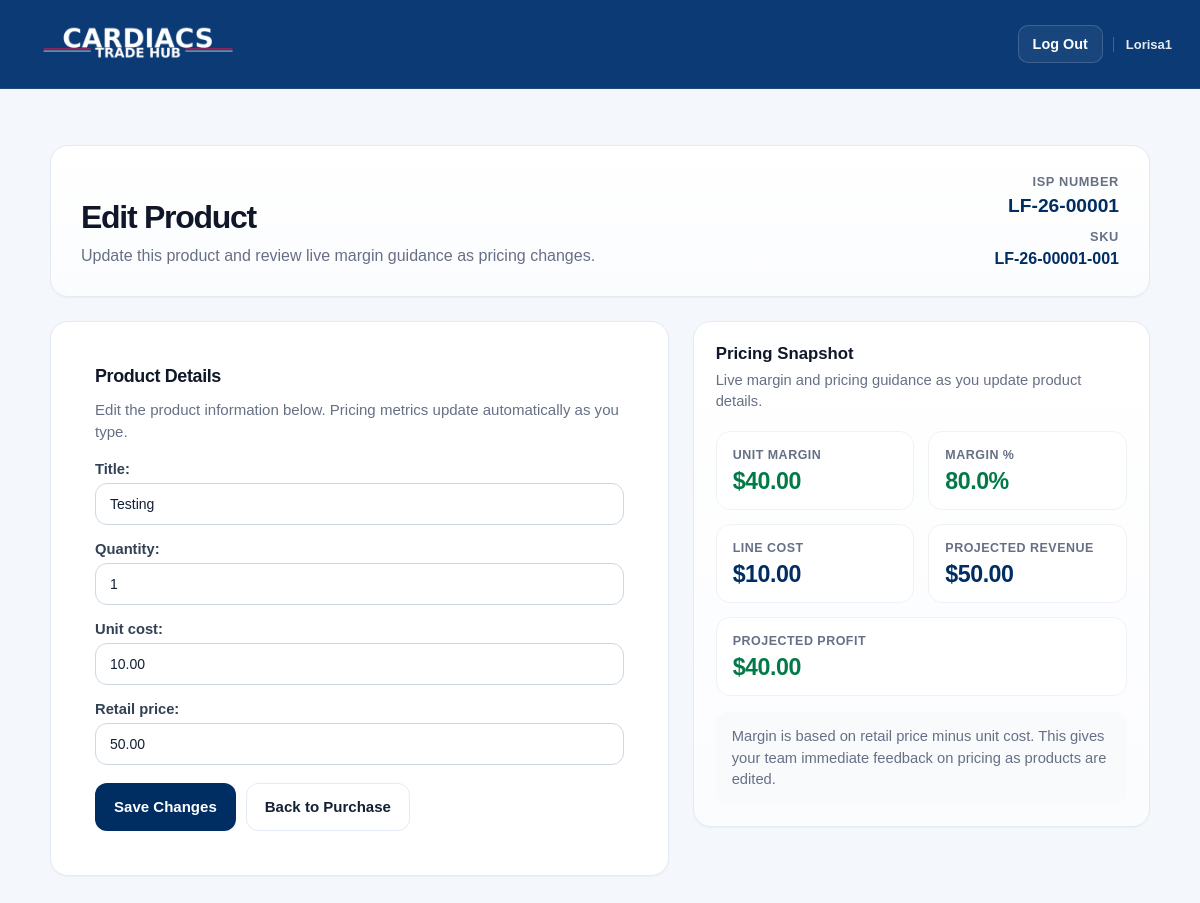
The page /purchase/1/edit-item/1/ (signed in) on the database its author committed.
### purchases/models.py (models this page shows, shortened)
class Purchase(models.Model):
    RECONCILIATION_STATUS_CHOICES = [
        ("under", "Under"),
        ("balanced", "Balanced"),
        ("over", "Over"),
    ]
    WORKFLOW_STATUS_CHOICES = [
        ("draft", "Draft"),
        ("finalized", "Finalized"),
    ]
    isp_number = models.CharField(max_length=20, unique=True)
    buyer_initials = models.CharField(max_length=10)
    seller_first_name = models.CharField(max_length=100)
    seller_last_name = models.CharField(max_length=100)
    seller_address = models.CharField(max_length=255)
    seller_city = models.CharField(max_length=100)
    seller_state = models.CharField(max_length=50)
    seller_zip = models.CharField(max_length=20)
    seller_phone = models.CharField(max_length=20)
    seller_email = models.EmailField()
    drivers_license_state = models.CharField(max_length=50)
    drivers_license_number = models.CharField(max_length=50)
    location = models.CharField(max_length=20)
    purchase_total_amount = models.DecimalField(max_digits=10, decimal_places=2)
    allocation_total_amount = models.DecimalField(max_digits=10, decimal_places=2, default=0.00)
    allocation_difference = models.DecimalField(max_digits=10, decimal_places=2, default=0.00)
    reconciliation_status = models.CharField(
        max_length=20,
        choices=RECONCILIATION_STATUS_CHOICES,
        default="under",
    )
    workflow_status = models.CharField(
        max_length=20,
        choices=WORKFLOW_STATUS_CHOICES,
        default="draft",
    )
    payment_method = models.CharField(max_length=20)
    check_number = models.CharField(max_length=50, blank=True)
    gift_card_last4 = models.CharField(max_length=4, blank=True)
    payment_other_reason = models.CharField(max_length=255, blank=True)
    is_split_payment = models.BooleanField(default=False)
    primary_payment_amount = models.DecimalField(
        max_digits=10,
        decimal_places=2,
        null=True,
        blank=True,
    )
    second_payment_method = models.CharField(max_length=20, blank=True)
    second_check_number = models.CharField(max_length=50, blank=True)
    second_gift_card_last4 = models.CharField(max_length=4, blank=True)
    second_payment_other_reason = models.CharField(max_length=255, blank=True)
    second_payment_amount = models.DecimalField(
        max_digits=10,
        decimal_places=2,
        null=True,
        blank=True,
    )
    payment_notes = models.TextField(blank=True)
    created_at = models.DateTimeField(auto_now_add=True)
    finalized_at = models.DateTimeField(blank=True, null=True)
    updated_at = models.DateTimeField(auto_now=True)
    exported_at = models.DateTimeField(blank=True, null=True)
    exported_by = models.ForeignKey(
        settings.AUTH_USER_MODEL,
        on_delete=models.SET_NULL,
        blank=True,
        null=True,
        related_name="exported_purchases",
    )
    export_batch_name = models.CharField(max_length=50, blank=True, default="")
    export_count = models.PositiveIntegerField(default=0)
    reopened_at = models.DateTimeField(blank=True, null=True)
    reopened_by = models.ForeignKey(
        settings.AUTH_USER_MODEL,
        on_delete=models.SET_NULL,
        blank=True,
        null=True,
        related_name="reopened_purchases",
    )
    reopen_reason = models.TextField(blank=True)
    class Meta:
        indexes = [
            models.Index(fields=["workflow_status"]),
            models.Index(fields=["reconciliation_status"]),
            models.Index(fields=["created_at"]),
            models.Index(fields=["finalized_at"]),
            models.Index(fields=["exported_at"]),
            models.Index(fields=["buyer_initials"]),
            models.Index(fields=["location"]),
        ]
        ordering = ["-created_at"]

class PurchaseItem(models.Model):
    purchase = models.ForeignKey(
        Purchase,
        on_delete=models.CASCADE,
        related_name="items",
    )
    sku = models.CharField(max_length=30, unique=True)
    title = models.CharField(max_length=255)
    quantity = models.PositiveIntegerField(default=1)
    unit_cost = models.DecimalField(max_digits=10, decimal_places=2)
    retail_price = models.DecimalField(max_digits=10, decimal_places=2)
    line_total_cost = models.DecimalField(max_digits=10, decimal_places=2, default=0)
    created_at = models.DateTimeField(auto_now_add=True)
    updated_at = models.DateTimeField(auto_now=True)
    class Meta:
        ordering = ["id"]

### purchases/views.py (the view)
@login_required
def edit_purchase_item(request, purchase_id, item_id):
    purchase = get_object_or_404(Purchase, id=purchase_id)
    item = get_object_or_404(PurchaseItem, id=item_id, purchase=purchase)
    access = get_user_profile_flags(request.user)
    profile = access["profile"]
    if not profile:
        messages.error(
            request,
            "No buyer profile is assigned to this user. Please contact an administrator.",
        )
        return redirect("resume_purchase")
    if purchase.workflow_status == "finalized" and not access["can_edit_all_purchases"]:
        return redirect("purchase_detail", purchase_id=purchase.id)
    if not can_edit_purchase(access, purchase):
        messages.error(request, "You do not have permission to edit this purchase.")
        return redirect("purchase_detail", purchase_id=purchase.id)
    if request.method == "POST":
        original_item = {
            "sku": item.sku,
            "title": item.title,
            "quantity": item.quantity,
            "unit_cost": item.unit_cost,
        }
        form = PurchaseItemsForm(request.POST, instance=item)
        if form.is_valid():
            item = form.save(commit=False)
            item.purchase = purchase
            item.line_total_cost = item.quantity * item.unit_cost
            item.save()
            purchase.refresh_from_db()
            recalculate_purchase_totals(purchase)
            old_item = (
                f"{original_item['title']}, qty={original_item['quantity']}, "
                f"cost={original_item['unit_cost']}"
            )
            new_item = (
                f"{item.title}, qty={item.quantity}, "
                f"cost={item.unit_cost}, retail ${item.retail_price}"
            )
            log_purchase_edit(
                purchase=purchase,
                user=request.user,
                action="item_updated",
                field_name="item",
                old_value=old_item,
                new_value=new_item,
            )
            messages.success(request, "Product updated successfully.")
            return redirect("purchase_detail", purchase_id=purchase.id)
    else:
        form = PurchaseItemsForm(instance=item)
    return render(
        request,
        "purchases/edit_item.html",
        {
            "purchase": purchase,
            "item": item,
            "form": form,
        },
    )

### purchases/forms.py (shortened to what this page needs)
class PurchaseItemsForm(forms.ModelForm):
    class Meta:
        model = PurchaseItem
        fields = [
            "title",
            "quantity",
            "unit_cost",
            "retail_price",
        ]
    def __init__(self, *args, **kwargs):
        super().__init__(*args, **kwargs)
        for field_name, field in self.fields.items():
            field.required = False
        self.fields["quantity"].initial = 1

### purchases/views.py (called while the page is built)
def get_user_profile_flags(user):
    profile = getattr(user, "buyerprofile", None)
    return {
        "profile": profile,
        "buyer_code": profile.buyer_code.upper().strip() if profile else "",
        "can_view_reports": profile.can_view_reports if profile else False,
        "can_edit_all_purchases": profile.can_edit_all_purchases if profile else False,
        "can_reopen_purchases": profile.can_reopen_purchases if profile else False,
    }

def can_edit_purchase(access, purchase):
    return bool(
        access["profile"]
        and (
            purchase.buyer_initials == access["buyer_code"]
            or access["can_edit_all_purchases"]
        )
    )

### purchases/templates/purchases/edit_item.html (shortened to what this page needs)
{% extends "base.html" %}
{% block content %}
<div class="item-shell">
    <section class="item-hero">
        <div>
            <h1 class="item-title">Edit Product</h1>
            <p class="item-subtitle">
                Update this product and review live margin guidance as pricing changes.
            </p>
        </div>
        <div class="hero-meta">
            <span class="hero-meta-label">ISP Number</span>
            <div class="hero-meta-value">{{ purchase.isp_number }}</div>
            <span class="hero-meta-label" style="margin-top: 12px;">SKU</span>
            <div class="hero-meta-value" style="font-size: 1rem;">{{ item.sku }}</div>
        </div>
    </section>
    <div class="content-grid">
        <div class="card">
            <div class="card-body">
                <h2 class="section-title">Product Details</h2>
                <p class="section-subtitle">
                    Edit the product information below. Pricing metrics update automatically as you type.
                </p>
                <form method="post">
                    {{ form.as_p }}
                    <div class="button-row">
                        <button type="submit">Save Changes</button>
                        <a href="{% url 'purchase_detail' purchase.id %}" class="button-secondary">Back to Purchase</a>
                    </div>
                </form>
            </div>
        </div>
        <div class="pricing-card">
            <div class="pricing-card-body">
                <div class="pricing-card__header">
                    <h3>Pricing Snapshot</h3>
                    <p>Live margin and pricing guidance as you update product details.</p>
                </div>
                <div class="pricing-grid">
                    <div class="pricing-metric">
                        <div class="pricing-label">Unit Margin</div>
                        <div class="pricing-value" id="unitMarginValue">—</div>
                    </div>
                    <div class="pricing-metric">
                        <div class="pricing-label">Margin %</div>
                        <div class="pricing-value" id="marginPercentValue">—</div>
                    </div>
                    <div class="pricing-metric">
                        <div class="pricing-label">Line Cost</div>
                        <div class="pricing-value" id="lineCostValue">—</div>
                    </div>
                    <div class="pricing-metric">
                        <div class="pricing-label">Projected Revenue</div>
                        <div class="pricing-value" id="projectedRevenueValue">—</div>
                    </div>
                    <div class="pricing-metric pricing-metric--wide">
                        <div class="pricing-label">Projected Profit</div>
                        <div class="pricing-value" id="projectedProfitValue">—</div>
                    </div>
                </div>
                <div class="helper-note">
                    Margin is based on retail price minus unit cost. This gives your team immediate feedback on pricing as products are edited.
                </div>
            </div>
        </div>
    </div>
</div>
{%endblock%}

### purchases/templates/base.html (shortened to what this page needs)
{% load static %}
<!DOCTYPE html>
<html lang="en">
<head>
</head>
<body>
    <header class="site-header">
        <div class="site-header-inner">
            <div class="site-header-left">
              <img src="{% static 'images/trading-hub-header.png' %}" alt="CARDIACS Trade Hub" class="site-logo">
            </div>
            <div class="site-header-right">
                {% if request.user.is_authenticated %}
                    <form method="post" action="{% url 'accounts_logout' %}" style="margin: 0;">
                        <button type="submit" class="header-link" style="background: rgba(255,255,255,0.06); border: 1px solid rgba(255,255,255,0.16);">
                            Log Out
                        </button>
                    </form>
                    <span class="header-user">{{ request.user.username }}</span>
                    {% else %}
                    <a href="{% url 'accounts_login' %}" class="header-link">Log In</a>
                {% endif %}
            </div>
        </div>
    </header>
    <main class="page-container">
        {% block content %}{% endblock %}
    </main>
</body>
</html>

### purchases/templates/base.html (style rules this page uses)
body { margin: 0; font-family: Arial, sans-serif; background-color: #f4f7fb; color: #142033; }
.site-header { background: #0b3a75; min-height: 88px; border-bottom: 1px solid rgba(255, 255, 255, 0.08); box-shadow: none; display: flex; align-items: center; padding: 0 28px; }
.site-header-inner { width: 100%; max-width: 1440px; margin: 0 auto; display: flex; align-items: center; justify-content: space-between; gap: 16px; }
.site-header-left { display: flex; align-items: center; gap: 16px; min-width: 0; flex: 1 1 auto; }
.site-logo { width: 220px; height: auto; max-width: 100%; display: block; object-fit: contain; flex: 0 0 auto; }
.site-header-right { display: flex; align-items: center; gap: 10px; flex: 0 0 auto; }
.header-user { padding-left: 12px; border-left: 1px solid rgba(255, 255, 255, 0.22); color: rgba(255, 255, 255, 0.9); font-size: 13px; font-weight: 600; white-space: nowrap; }
.header-link { display: inline-flex; align-items: center; justify-content: center; min-height: 38px; padding: 0 14px; border-radius: 10px; border: 1px solid rgba(255, 255, 255, 0.16); color: #ffffff; text-decoration: none; font-size: 0.9rem; font-weight: 700; transition: background 0.18s ease, border-color 0.18s ease; background: rgba(255, 255, 255, 0.06); white-space: nowrap; }
.page-container { max-width: 1440px; margin: 28px auto; padding: 0 20px 30px 20px; }
.card { background-color: #ffffff; border: 1px solid #e5ebf3; border-radius: 16px; margin-bottom: 24px; padding: 20px; box-shadow: 0 1px 2px rgba(16, 24, 40, 0.05); }
.section-title { margin-top: 0; margin-bottom: 16px; color: #142033; font-size: 26px; }
form { margin: 0; }
label { display: block; margin-bottom: 6px; font-weight: 600; color: #334155; }
input, select, textarea { width: 100%; max-width: 100%; padding: 10px 12px; margin-top: 4px; margin-bottom: 14px; border: 1px solid #cfd7e3; background-color: #ffffff; color: #142033; box-sizing: border-box; font-size: 14px; border-radius: 10px; }
button, input[type="submit"], .button { display: inline-block; background-color: #D21848; color: #ffffff; border: none; padding: 10px 16px; font-size: 14px; font-weight: 700; text-decoration: none; cursor: pointer; border-radius: 10px; }
a { color: #0b4ea2; text-decoration: none; font-weight: 600; }

### rows shown on the page
Purchase: isp_number "LF-26-00001"
PurchaseItem: sku "LF-26-00001-001", title "Testing", quantity "1", unit_cost "10.00", retail_price "50.00"

### other values the page prints
{{ request.user.username }} "Lorisa1"
